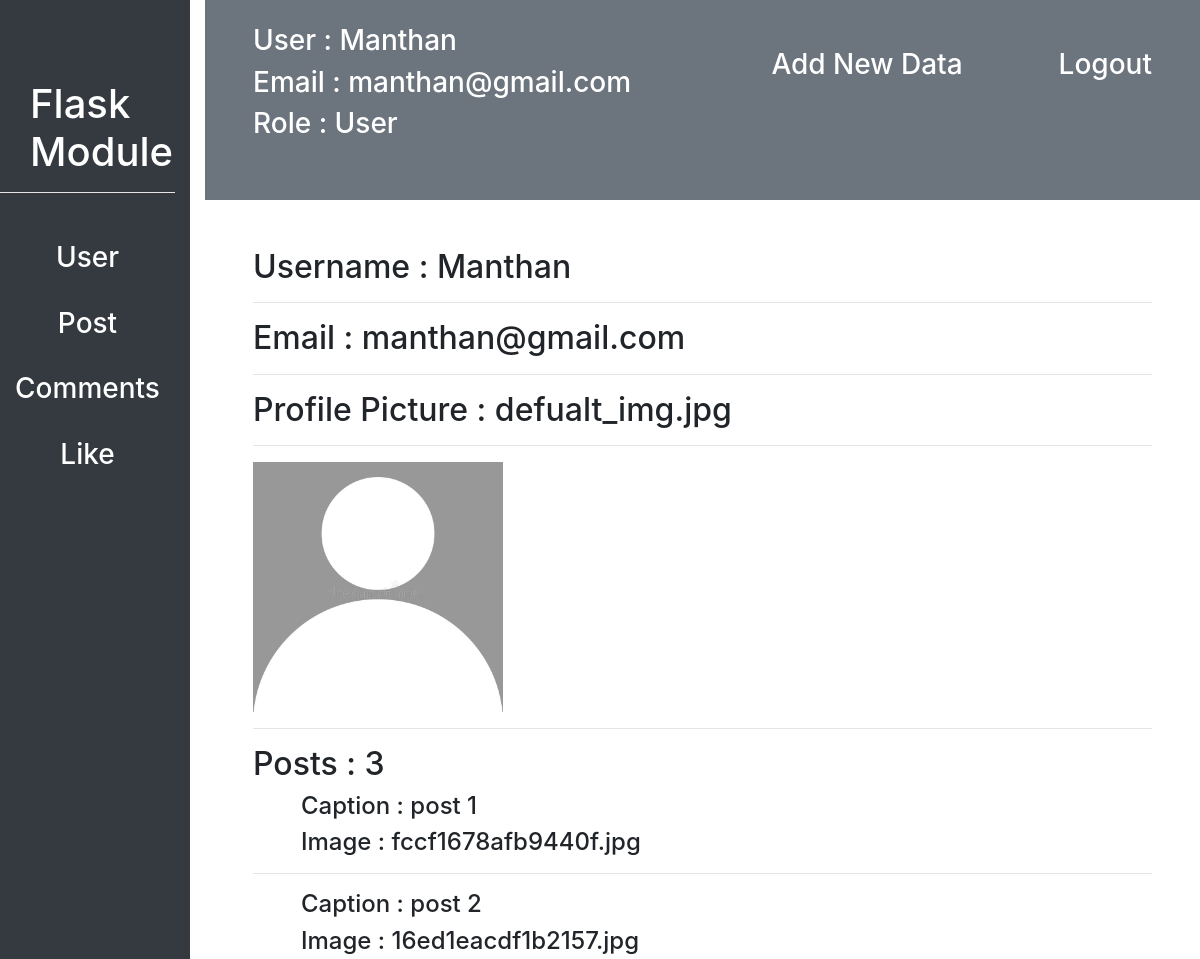
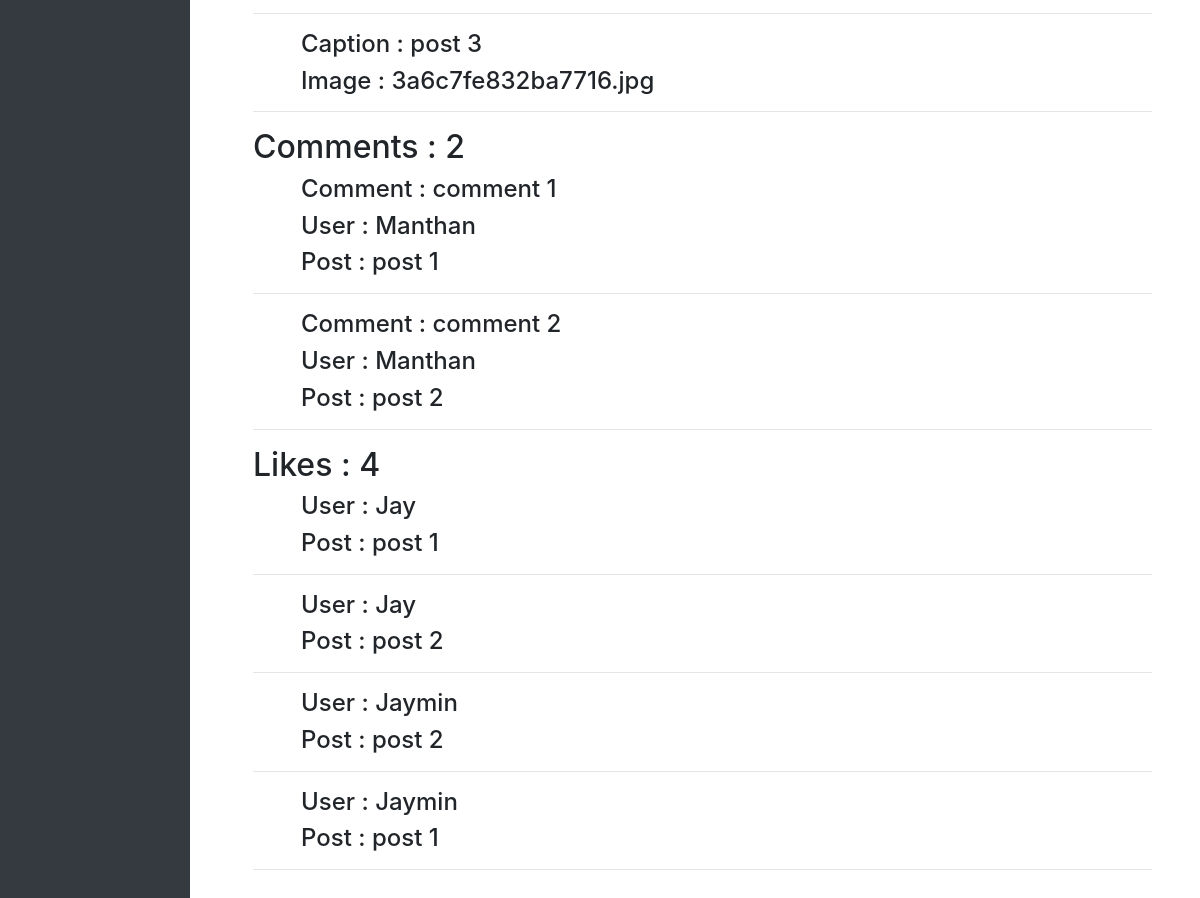
/customadmin/1/user_detail (signed in), run on the app's committed database (2 pictures, top to bottom).
### flask_module/user/models.py (models this page shows, shortened)
class User(db.Model, UserMixin):
    id = db.Column(db.Integer, primary_key=True)
    username = db.Column(db.String(20), unique=True, nullable=False)
    email = db.Column(db.String(30), unique=True, nullable=False)
    profile_picture = db.Column(db.String(70), nullable=False, default="defualt_img.jpg")
    password = db.Column(db.String(15), nullable=False)
    like = db.relationship("Likes", backref="user", lazy=True, cascade = "all, delete, delete-orphan", )
    post = db.relationship("Post", backref="user", lazy=True, cascade = "all, delete, delete-orphan", )
    comment = db.relationship("Comments", backref="user", lazy=True, cascade = "all, delete, delete-orphan", )
    following = db.relationship("User",
                    secondary=connected_user,
                    primaryjoin=id==connected_user.c.parent_id,
                    secondaryjoin=id==connected_user.c.children_id,
                    backref="followed_by")
    role_id = db.Column(db.Integer, db.ForeignKey("role.id"), nullable=False)

class Role(db.Model):
    id = db.Column(db.Integer, primary_key=True)
    name = db.Column(db.String(20), unique=True, nullable=False)
    user = db.relationship("User", backref="role")

### flask_module/posts/models.py (models this page shows, shortened)
class Post(db.Model):
    id = db.Column(db.Integer, primary_key=True)
    image = db.Column(db.String(70), nullable=False)
    caption = db.Column(db.String(20), nullable=False)
    created_at = db.Column(db.DateTime, nullable=False, default=datetime.now())
    user_id = db.Column(db.Integer, db.ForeignKey("user.id"), nullable=False)
    comment = db.relationship("Comments", backref="post", lazy=True, cascade = "all, delete, delete-orphan", )
    likes = db.relationship("Likes", backref="post", lazy=True, cascade = "all, delete, delete-orphan", )

class Comments(db.Model):
    id = db.Column(db.Integer, primary_key=True)
    user_id = db.Column(db.Integer, db.ForeignKey("user.id"), nullable=False)
    post_id = db.Column(db.Integer, db.ForeignKey("post.id"), nullable=False)
    comment = db.Column(db.String(200), nullable=True)

class Likes(db.Model):
    id = db.Column(db.Integer, primary_key=True)
    user_id = db.Column(db.Integer, db.ForeignKey("user.id"), nullable=False)
    post_id = db.Column(db.Integer, db.ForeignKey("post.id"), nullable=False)

### flask_module/customadmin/routes.py (the view)
@customadmin.route("/customadmin/<int:user_id>/user_detail")
def user_detail(user_id):
    user = User.query.filter_by(id=user_id).first()
    return render_template("customadmin/users/user_detail.html", user=user)

### flask_module/user/models.py (called while the page is built)
@login_manager.user_loader
def load_user(user_id):
    return User.query.filter_by(id=int(user_id)).first()

### flask_module/templates/customadmin/users/user_detail.html
{% extends "customadmin/dashboard.html" %}
{% block contant %}
<div class="m-5">
    <h2>Username : {{user.username}}</h2>
    <hr>
    <h2>Email : {{user.email}}</h2>
    <hr>
    <h2>Profile Picture : {{user.profile_picture}}</h2>
    <hr>
    <img src="{{ url_for('static', filename='images/'+user.profile_picture) }}" alt="" style="height: 250px;">
    <hr>
    <h2>Posts : {{user.post|length}}</h2>
    {% for post in user.post %}
        <h4 class="ml-5">Caption : {{post.caption}}</h4>
        <h4 class="ml-5">Image : {{post.image}}</h4>
        <hr>
    {% endfor %}
    <h2>Comments : {{user.comment|length}}</h2>
    {% for comment in user.comment %}
        <h4 class="ml-5">Comment : {{comment.comment}}</h4>
        <h4 class="ml-5">User : {{comment.user.username}}</h4>
        <h4 class="ml-5">Post : {{comment.post.caption}}</h4>
        <hr>
    {% endfor %}
    <h2>Likes : {{user.like|length}}</h2>
    {% for like in user.like %}
        <h4 class="ml-5">User : {{like.post.user.username}}</h4>
        <h4 class="ml-5">Post : {{like.post.caption}}</h4>
        <hr>
    {% endfor %}
</div>
{% endblock contant %}

### flask_module/templates/customadmin/dashboard.html (shortened to what this page needs)
<!DOCTYPE html>
<html lang="en">
<head>
    <link rel="stylesheet" href="{{ url_for('static', filename='css/bootstrap.css') }}">
</head>
<body>
    <div class="row" id="sidebar">
        <div class="col bg-dark">
            <div id="module-title">
                <h1 class="text-white">Flask Module</h1>
            </div>
            <hr style="background: white">
            <div class="mt-5 text-center">
                <a href="{{url_for('customadmin.dashboard', username=current_user.username)}}"><h3 class="text-white">User</h3></a><br>
                <a href="{{url_for('customadmin.post_list')}}"><h3 class="text-white">Post</h3></a><br>
                <a href=""><h3 class="text-white">Comments</h3></a><br>
                <a href="{{url_for('customadmin.like_list')}}"><h3 class="text-white">Like</h3></a><br>
            </div>
        </div>
        <div class="col-10">
            <div id="navbar" class="bg-secondary">
                <a href="{{url_for('customadmin.logout')}}"><h3 class="float-right px-5 pt-5 text-white">Logout</h3></a>
                <a href=""><h3 class="float-right px-5 pt-5 text-white">Add New Data</h3></a>
                <h3 class="text-white pt-4 px-5">User : {{current_user.username}}</h3>
                <h3 class="text-white px-5">Email : {{current_user.email}}</h3>
                <h3 class="text-white px-5">Role : {{current_user.role.name}}</h3>
            </div>
            {% block contant %}{% endblock contant %}
        </div>
    </div>
</body>
</html>

### flask_module/templates/customadmin/dashboard.html (style rules this page uses)
#sidebar { height: 900px; }
#module-title { margin-top: 80px; margin-left: 30px; }
#navbar { height: 200px; }

### data on the page
User: username "Manthan", email "manthan@gmail.com", profile_picture "defualt_img.jpg", profile_picture (picture)
Role: role.name "User"
Post: caption "post 1", image "fccf1678afb9440f.jpg"
Post: caption "post 2", image "16ed1eacdf1b2157.jpg"
Post: caption "post 3", image "3a6c7fe832ba7716.jpg"
Comments: comment "comment 1", user.username "Manthan", post.caption "post 1"
Comments: comment "comment 2", user.username "Manthan", post.caption "post 2"
Likes: post.user.username "Jay", post.caption "post 1"
Likes: post.user.username "Jay", post.caption "post 2"
Likes: post.user.username "Jaymin", post.caption "post 2"
Likes: post.user.username "Jaymin", post.caption "post 1"

### other printed values
{{ user.post|length }} "3"
{{ user.comment|length }} "2"
{{ user.like|length }} "4"
